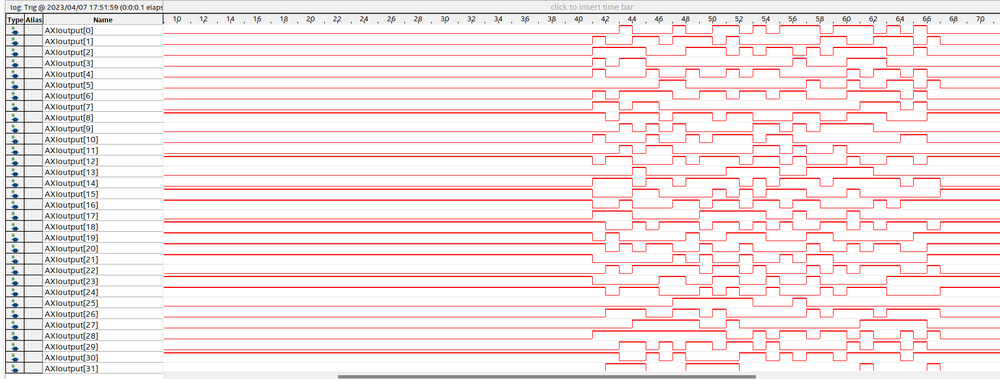
#> input picture ProjectOnDE10/correct.png, 1000 x 379 px, shrunk from 1832 x 695 before the run
$ python -i imageDivision.py   (imports and definitions only)
#> lines starting #> are read from the running program, lines starting #| are printed output that depends on the picture
# -*- coding: utf-8 -*-
"""Refined_ImageDivision_Without_TF_Final.ipynb

Automatically generated by Colaboratory.

Original file is located at
    https://colab.research.google.com/drive/1nGH_B7W0cwc4K8Rx0REzrZCFoVdMAfWm
"""

import numpy as np
import pandas as pd
import scipy
import scipy.signal
import sys
import time
from datetime import datetime

# [2 lines not run here, left out]

# [16 lines left out: functions ArrayFromText, readfromfile, not called in this run]

start_time = datetime.now()

# [1 line not run here, left out]
# [1 line that did not run here, left out]

# [1 line not run here, left out]
# [1 line that did not run here, left out]
# [1 line that did not run here, left out]

# [1 line not run here, left out]
# [1 line that did not run here, left out]

# [1 line not run here, left out]
# [1 line that did not run here, left out]
# [1 line that did not run here, left out]
# [1 line that did not run here, left out]


# [1 line not run here, left out]
# [1 line that did not run here, left out]

# [1 line not run here, left out]
# [1 line that did not run here, left out]

# [1 line not run here, left out]
# [1 line that did not run here, left out]

# [1 line not run here, left out]
# [1 line that did not run here, left out]
end_time = datetime.now()
# [1 line not run here, left out]


start_time = datetime.now()
# [1 line not run here, left out]
# [1 line that did not run here, left out]
# [1 line that did not run here, left out]
end_time = datetime.now()
# [1 line not run here, left out]

# [187 lines left out: functions Conv1Layer_Without_TF, conv_2d_4d_layer1, Maxpool_Without_TF, Conv2Layer_Without_TF, FlattenLayer, Dense1 and 1 more, not called in this run]

def Answer(Outtttt):
  answer = np.argmax(Outtttt)
  return answer

def ImageDivision_FirstFourLayers(Image, a, b, c):
  featureMap1 =  Conv1Layer_Without_TF (Image, arrayfromTextCONVWeight1, arrayfromTextCONVBIAS1  )
  featureMap2 = Maxpool_Without_TF (featureMap1, 24, a)
  featureMap3= Conv2Layer_Without_TF([featureMap2.reshape([4, 12, b])], MOVEDONE , arrayfromTextCONVBias2, 12, b)
  featureMap4=  Maxpool_Without_TF(featureMap3, 10, c)
  return featureMap4

def ImageDivision_DividedNetwork(Image):
  FirstPart, other1, rest1 = np.hsplit(Image, [24, 28])
  other2, SecondPart, rest2 = np.hsplit(Image, [12, 28])
  start_time = datetime.now()
  Part1 = ImageDivision_FirstFourLayers(FirstPart, 20, 10, 8)
  end_time = datetime.now()
  print('Part1 Duration (big 24/28): {}'.format(end_time - start_time))
  start_time = datetime.now()
  Part2 = ImageDivision_FirstFourLayers(SecondPart, 8, 4, 2)
  end_time = datetime.now()
  print('Part2 Duration (small 12/28): {}'.format(end_time - start_time))
  start_time= datetime.now()
  B4 =  np.array(np.concatenate((Part1 , Part2), axis=2))
  featureMap4new = FlattenLayer(B4 , 4, 25)
  featureMap5 = Dense1(featureMap4new, arrayfromTextdenseweight1.reshape([100,25]), arrayfromTextdensebias1)
  featureMap6 = Dense2(featureMap5, arrayfromTextdenseweight2.reshape([25,10]), arrayfromTextdensebias2)
  result =  Answer(featureMap6)
  end_time = datetime.now()
  print('Duration of the rest : {}'.format(end_time - start_time))
  return result

# [7 lines left out: function ImageDivision_NormalNetwork, not called in this run]

start_time = datetime.now()
# [1 line not run here, left out]
end_time = datetime.now()
# [1 line not run here, left out]

start_time = datetime.now()
# [1 line not run here, left out]
end_time = datetime.now()
# [1 line not run here, left out]

>>> import cv2
>>> picture = cv2.imread('../../ProjectOnDE10/correct.png', cv2.IMREAD_GRAYSCALE)
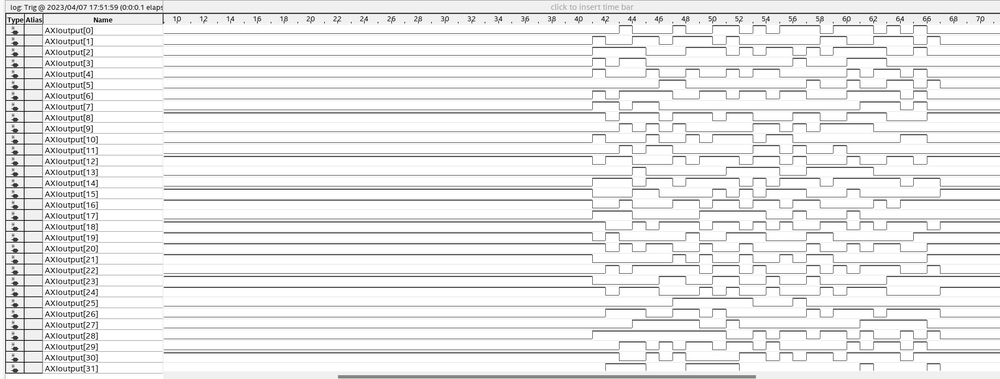
#> picture: shape (379, 1000); min 3, max 255, mean 235.3
>>> result = ImageDivision_DividedNetwork(picture)
#> in ImageDivision_DividedNetwork, `FirstPart, other1, rest1 = np.hsplit(Image, [24, 28])`:
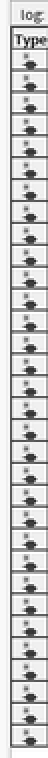
#> FirstPart: shape (379, 24) (shown 2 times larger); min 8, max 255, mean 205.2
#> in ImageDivision_DividedNetwork, `FirstPart, other1, rest1 = np.hsplit(Image, [24, 28])`:
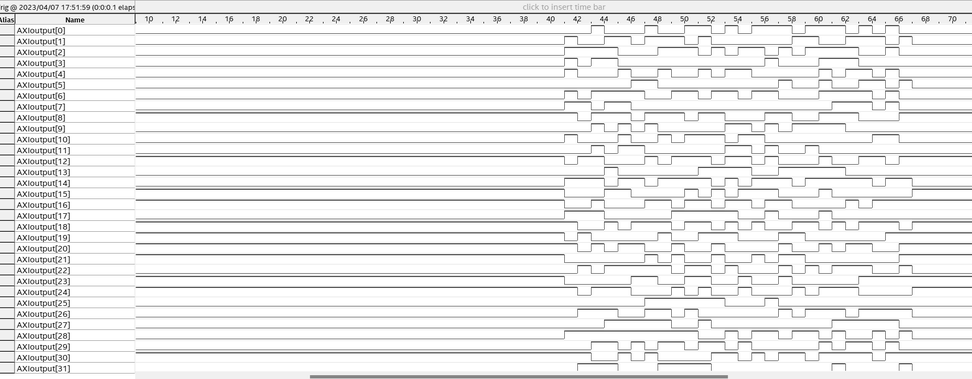
#> rest1: shape (379, 972); min 3, max 255, mean 236.2
#> in ImageDivision_DividedNetwork, `FirstPart, other1, rest1 = np.hsplit(Image, [24, 28])`: other1 = 379 rows, first 6: [198, 198, 198, 198], [245, 245, 245, 245], [237, 237, 237, 237], [248, 250, 249, 251], [205, 196, 201, 192], [168, 102, 75, 139]
#> (the run stopped early here; a loop or call above may not have finished)
